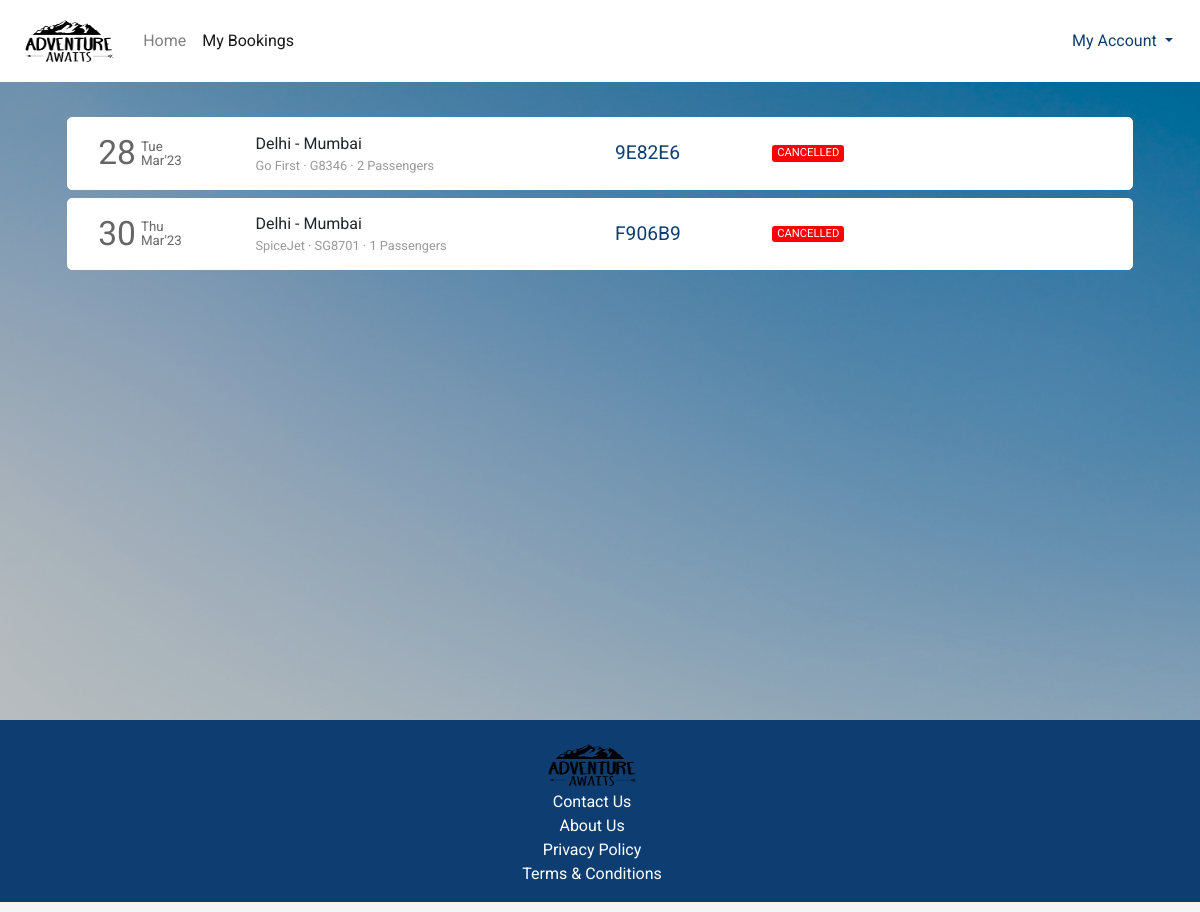
Page /flight/bookings (signed in) on the committed database.
### flight/models.py (models this page shows, shortened)
class Ticket(models.Model):
    user = models.ForeignKey(User,on_delete=models.CASCADE,related_name="bookings", blank=True, null=True)
    ref_no = models.CharField(max_length=6, unique=True)
    passengers = models.ManyToManyField(Passenger, related_name="flight_tickets")
    flight = models.ForeignKey(Flight, on_delete=models.CASCADE, related_name="tickets", blank=True, null=True)
    flight_ddate = models.DateField(blank=True, null=True)
    flight_adate = models.DateField(blank=True, null=True)
    flight_fare = models.FloatField(blank=True,null=True)
    other_charges = models.FloatField(blank=True,null=True)
    coupon_used = models.CharField(max_length=15,blank=True)
    coupon_discount = models.FloatField(default=0.0)
    total_fare = models.FloatField(blank=True, null=True)
    seat_class = models.CharField(max_length=20, choices=SEAT_CLASS)
    booking_date = models.DateTimeField(default=datetime.now)
    mobile = models.CharField(max_length=20,blank=True)
    email = models.EmailField(max_length=45, blank=True)
    status = models.CharField(max_length=45, choices=TICKET_STATUS)

class Flight(models.Model):
    origin = models.ForeignKey(Place, on_delete=models.CASCADE, related_name="departures")
    destination = models.ForeignKey(Place, on_delete=models.CASCADE, related_name="arrivals")
    depart_time = models.TimeField(auto_now=False, auto_now_add=False)
    depart_day = models.ManyToManyField(Week, related_name="flights_of_the_day")
    duration = models.DurationField(null=True)
    arrival_time = models.TimeField(auto_now=False, auto_now_add=False)
    plane = models.CharField(max_length=24)
    airline = models.CharField(max_length=64)
    economy_fare = models.FloatField(null=True)
    business_fare = models.FloatField(null=True)
    first_fare = models.FloatField(null=True)

class Place(models.Model):
    city = models.CharField(max_length=64)
    airport = models.CharField(max_length=64)
    code = models.CharField(max_length=3)
    country = models.CharField(max_length=64)

### flight/views.py (the view)
# urls.py: path('flight/bookings', views.bookings, name="bookings"),
def bookings(request):
    if request.user.is_authenticated:
        tickets = Ticket.objects.filter(user=request.user).order_by('-booking_date')
        return render(request, 'flight/bookings.html', {
            'page': 'bookings',
            'tickets': tickets
        })
    else:
        return HttpResponseRedirect(reverse('login'))

### flight/templates/flight/bookings.html (shortened to what this page needs)
{% extends 'flight/layout.html' %}
{% load static %}
{% block head %}
    <link rel="stylesheet" href="{% static 'css/bookings_style.css' %}">
{% endblock head %}
{% block body %}
    <section class="section section1" style="background-image: linear-gradient(rgba(0,0,0,0.2),rgba(0,0,0,0.2)), url({% static 'img/contact-us.jpg' %})">
        <div class="container">
            {% if tickets %}
                {% for ticket in tickets %}
                    <div class="row each-booking-div" id="{{ticket.ref_no}}">
                        <div class="col-2" style="display: flex;">
                            <div style="display: flex; color: #666666; margin-top: auto;">
                                <div>
                                    <span style="font-size: 2.1em;">{{ticket.flight_ddate | date:"d"}}</span>
                                </div>
                                <div style="font-size: smaller; display: flex; margin: auto 0; padding-left: 5px; line-height: 1em;">
                                    <div style="margin: auto;">
                                        <div style="margin-bottom: 1px;">{{ticket.flight_ddate | date:"D"}}</div>
                                        <div style="margin-top: 1px;">{{ticket.flight_ddate | date:"M'y"}}</div>
                                    </div>
                                </div>
                            </div>
                        </div>
                        <div class="col-4 middle-div">
                            <div style="width:100%">
                                <div class="row places-div" style=" display: flex;">
                                    <div style="max-width: 45%;">{{ticket.flight.origin.city}}</div>
                                    <div>&nbsp;-&nbsp;</div>
                                    <div style="max-width: 45%;">{{ticket.flight.destination.city}}</div>
                                </div>
                                <div class="row places-div" style="font-size: .8em; color: #999999; ">
                                    <div style="max-width: 100%;">{{ticket.flight.airline}} &middot; {{ticket.flight.plane}} &middot; {{ticket.passengers.count}} Passengers</div>
                                </div>
                            </div>
                        </div>
                        <div class="col-2 middle-div">
                            <div style="font-size: 1.2em; color: #0e3e71;">{{ticket.ref_no}}</div>
                        </div>
                        <div class="col-2 middle-div">
                            <div>
                                <div class="row status-div">
                                    {% if ticket.status == 'CANCELLED' %}
                                        <div class="red">{{ticket.status}}</div>
                                    {% endif %}
                                </div>
                            </div>
                        </div>
                        <div class="col-2 last-div">
                        </div>
                    </div>
                {% endfor %}
            {% endif %}
        </div>
    </section>
{% endblock %}

### flight/static/css/layout_style.css (style rules this page uses)
body { margin: 0px; padding: 0px; font-family: "Rubik", sans-serif; font-weight: normal; font-style: normal; min-width: 250px; }
.section { background-size: cover; background-position: center; background-repeat: no-repeat; padding: 30px 30px; min-height: 80vh; }

### flight/static/css/bookings_style.css (style rules this page uses)
* { font-family: 'Roboto', sans-serif; }
body { background-color: #f5f5f5; word-wrap: break-word; }
.container { cursor: pointer; }
.each-booking-div { width: 96%; margin: 5px auto 8px auto; transition-duration: .4s; padding: 10px 15px; background-color: #ffffff; border: 1px solid #ffffff; border-radius: 5px; }
.each-booking-div > div { display: flex; overflow: auto; }
.each-booking-div > div > div { margin-top: auto; margin-bottom: auto; width: 100%; }
.green, .red, .orange { border-radius: 3px; color: white; padding-left: 5px; padding-right: 5px; font-size: .7em; }
.red { background-color: red; }

### rows in the picture
Ticket: flight_ddate "28", flight_ddate "Tue", flight_ddate "Mar'23", flight.origin.city "Delhi", flight.destination.city "Mumbai", flight.airline "Go First", flight.plane "G8346", passengers.count "2", ref_no "9E82E6", status "CANCELLED"
Ticket: flight_ddate "30", flight_ddate "Thu", flight_ddate "Mar'23", flight.origin.city "Delhi", flight.destination.city "Mumbai", flight.airline "SpiceJet", flight.plane "SG8701", passengers.count "1", ref_no "F906B9", status "CANCELLED"
